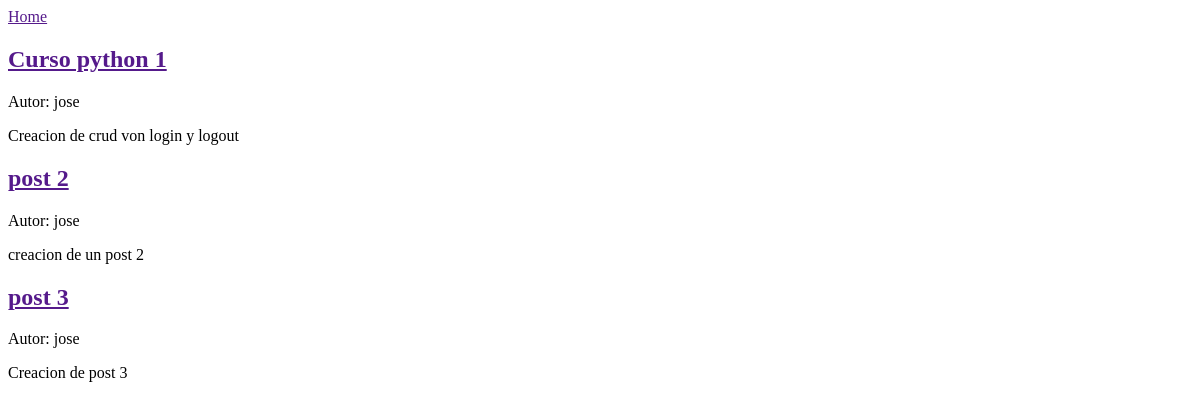
Before: / with the older database file.
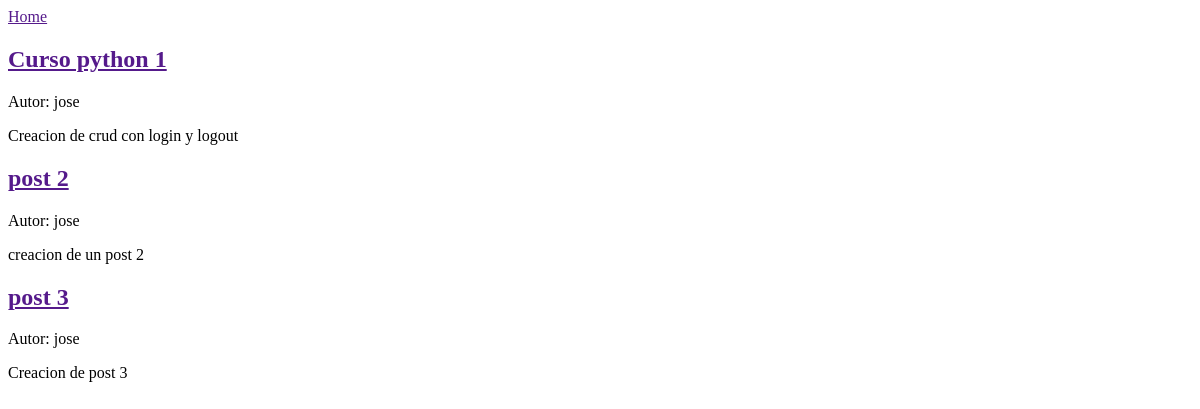
After: the same page with the newer database file.
### blog/models.py (models this page shows, shortened)
class Post(models.Model):
    title = models.CharField(max_length=200)
    body = models.TextField()
    author = models.ForeignKey(
        "auth.user",
        on_delete = models.CASCADE,
    )

### blog/views.py (the view)
# urls.py: path("", PostListView.as_view(), name="post_list"),
class PostListView(ListView):
    model = Post
    template_name = "home.html"

### templates/home.html
{% extends "_base.html" %}
{% block content %}
{% for post in post_list %}
<div>
    <h2><a href="">{{ post.title }}</a></h2>
    <p>Autor: {{ post.author }}</p>
    <p>{{ post.body }}</p>
</div>
{% endfor %}
{% endblock content %}

### templates/_base.html (shortened to what this page needs)
<!DOCTYPE html>
<html lang="en">
<head>
</head>
<body>
    <header>
        <a href="">Home</a>
    </header>
    {% block content %}
    {% endblock content %}
</body>
</html>

Changed rows visible on the page:
changed Post "Curso python 1": body "Creacion de crud von login y logout" → "Creacion de crud con login y logout"
